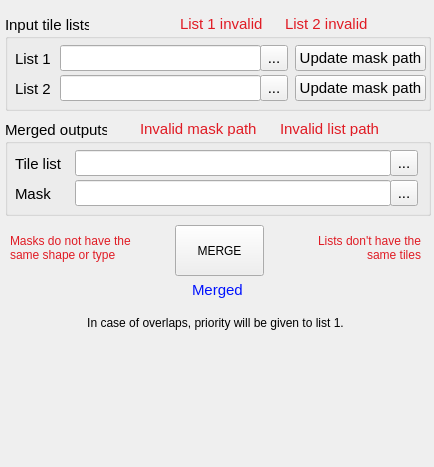
<?xml version="1.0" encoding="UTF-8"?>
<ui version="4.0">
 <class>QClassiPyMergeMasks</class>
 <widget class="QWidget" name="QClassiPyMergeMasks">
  <property name="geometry">
   <rect>
    <x>0</x>
    <y>0</y>
    <width>434</width>
    <height>467</height>
   </rect>
  </property>
  <property name="windowTitle">
   <string>Form</string>
  </property>
  <widget class="QGroupBox" name="list1_group">
   <property name="geometry">
    <rect>
     <x>5</x>
     <y>15</y>
     <width>426</width>
     <height>96</height>
    </rect>
   </property>
   <property name="font">
    <font>
     <pointsize>11</pointsize>
    </font>
   </property>
   <property name="title">
    <string>Input tile lists</string>
   </property>
   <property name="checkable">
    <bool>false</bool>
   </property>
   <property name="checked">
    <bool>false</bool>
   </property>
   <widget class="QToolButton" name="list1_browse">
    <property name="geometry">
     <rect>
      <x>255</x>
      <y>30</y>
      <width>28</width>
      <height>26</height>
     </rect>
    </property>
    <property name="text">
     <string>...</string>
    </property>
   </widget>
   <widget class="QLineEdit" name="list1_load">
    <property name="geometry">
     <rect>
      <x>55</x>
      <y>30</y>
      <width>201</width>
      <height>26</height>
     </rect>
    </property>
    <property name="focusPolicy">
     <enum>Qt::ClickFocus</enum>
    </property>
    <property name="text">
     <string/>
    </property>
    <property name="alignment">
     <set>Qt::AlignRight|Qt::AlignTrailing|Qt::AlignVCenter</set>
    </property>
   </widget>
   <widget class="QLabel" name="list1_err">
    <property name="geometry">
     <rect>
      <x>175</x>
      <y>0</y>
      <width>96</width>
      <height>16</height>
     </rect>
    </property>
    <property name="text">
     <string>&lt;html&gt;&lt;head/&gt;&lt;body&gt;&lt;p&gt;&lt;span style=&quot; color:#e01b24;&quot;&gt;List 1 invalid&lt;/span&gt;&lt;/p&gt;&lt;/body&gt;&lt;/html&gt;</string>
    </property>
   </widget>
   <widget class="QPushButton" name="list1_change_file">
    <property name="geometry">
     <rect>
      <x>290</x>
      <y>30</y>
      <width>131</width>
      <height>26</height>
     </rect>
    </property>
    <property name="text">
     <string>Update mask path</string>
    </property>
    <property name="autoDefault">
     <bool>false</bool>
    </property>
   </widget>
   <widget class="QLabel" name="list2_err">
    <property name="geometry">
     <rect>
      <x>280</x>
      <y>0</y>
      <width>91</width>
      <height>16</height>
     </rect>
    </property>
    <property name="text">
     <string>&lt;html&gt;&lt;head/&gt;&lt;body&gt;&lt;p&gt;&lt;span style=&quot; color:#e01b24;&quot;&gt;List 2 invalid&lt;/span&gt;&lt;/p&gt;&lt;/body&gt;&lt;/html&gt;</string>
    </property>
   </widget>
   <widget class="QLabel" name="label_3">
    <property name="geometry">
     <rect>
      <x>10</x>
      <y>35</y>
      <width>41</width>
      <height>17</height>
     </rect>
    </property>
    <property name="text">
     <string>List 1</string>
    </property>
   </widget>
   <widget class="QToolButton" name="list2_browse">
    <property name="geometry">
     <rect>
      <x>255</x>
      <y>60</y>
      <width>28</width>
      <height>26</height>
     </rect>
    </property>
    <property name="text">
     <string>...</string>
    </property>
   </widget>
   <widget class="QLabel" name="label_4">
    <property name="geometry">
     <rect>
      <x>10</x>
      <y>65</y>
      <width>41</width>
      <height>17</height>
     </rect>
    </property>
    <property name="text">
     <string>List 2</string>
    </property>
   </widget>
   <widget class="QPushButton" name="list2_change_file">
    <property name="geometry">
     <rect>
      <x>290</x>
      <y>60</y>
      <width>131</width>
      <height>26</height>
     </rect>
    </property>
    <property name="text">
     <string>Update mask path</string>
    </property>
    <property name="autoDefault">
     <bool>false</bool>
    </property>
   </widget>
   <widget class="QLineEdit" name="list2_load">
    <property name="geometry">
     <rect>
      <x>55</x>
      <y>60</y>
      <width>201</width>
      <height>26</height>
     </rect>
    </property>
    <property name="focusPolicy">
     <enum>Qt::ClickFocus</enum>
    </property>
    <property name="text">
     <string/>
    </property>
    <property name="alignment">
     <set>Qt::AlignRight|Qt::AlignTrailing|Qt::AlignVCenter</set>
    </property>
   </widget>
  </widget>
  <widget class="QGroupBox" name="list1_group_2">
   <property name="geometry">
    <rect>
     <x>5</x>
     <y>120</y>
     <width>426</width>
     <height>96</height>
    </rect>
   </property>
   <property name="font">
    <font>
     <pointsize>11</pointsize>
    </font>
   </property>
   <property name="title">
    <string>Merged outputs</string>
   </property>
   <property name="checkable">
    <bool>false</bool>
   </property>
   <property name="checked">
    <bool>false</bool>
   </property>
   <widget class="QToolButton" name="list_savebrowse">
    <property name="geometry">
     <rect>
      <x>385</x>
      <y>30</y>
      <width>28</width>
      <height>26</height>
     </rect>
    </property>
    <property name="text">
     <string>...</string>
    </property>
   </widget>
   <widget class="QLineEdit" name="list_save">
    <property name="geometry">
     <rect>
      <x>70</x>
      <y>30</y>
      <width>316</width>
      <height>26</height>
     </rect>
    </property>
    <property name="focusPolicy">
     <enum>Qt::ClickFocus</enum>
    </property>
    <property name="text">
     <string/>
    </property>
    <property name="alignment">
     <set>Qt::AlignRight|Qt::AlignTrailing|Qt::AlignVCenter</set>
    </property>
   </widget>
   <widget class="QLabel" name="label_5">
    <property name="geometry">
     <rect>
      <x>10</x>
      <y>35</y>
      <width>51</width>
      <height>17</height>
     </rect>
    </property>
    <property name="text">
     <string>Tile list</string>
    </property>
   </widget>
   <widget class="QToolButton" name="mask_savebrowse">
    <property name="geometry">
     <rect>
      <x>385</x>
      <y>60</y>
      <width>28</width>
      <height>26</height>
     </rect>
    </property>
    <property name="text">
     <string>...</string>
    </property>
   </widget>
   <widget class="QLabel" name="label_6">
    <property name="geometry">
     <rect>
      <x>10</x>
      <y>65</y>
      <width>41</width>
      <height>17</height>
     </rect>
    </property>
    <property name="text">
     <string>Mask</string>
    </property>
   </widget>
   <widget class="QLineEdit" name="mask_save">
    <property name="geometry">
     <rect>
      <x>70</x>
      <y>60</y>
      <width>316</width>
      <height>26</height>
     </rect>
    </property>
    <property name="focusPolicy">
     <enum>Qt::ClickFocus</enum>
    </property>
    <property name="text">
     <string/>
    </property>
    <property name="alignment">
     <set>Qt::AlignRight|Qt::AlignTrailing|Qt::AlignVCenter</set>
    </property>
   </widget>
   <widget class="QLabel" name="mask_saveerr">
    <property name="geometry">
     <rect>
      <x>135</x>
      <y>0</y>
      <width>126</width>
      <height>16</height>
     </rect>
    </property>
    <property name="text">
     <string>&lt;html&gt;&lt;head/&gt;&lt;body&gt;&lt;p&gt;&lt;span style=&quot; color:#e01b24;&quot;&gt;Invalid mask path&lt;/span&gt;&lt;/p&gt;&lt;/body&gt;&lt;/html&gt;</string>
    </property>
   </widget>
   <widget class="QLabel" name="list_saveerr">
    <property name="geometry">
     <rect>
      <x>275</x>
      <y>0</y>
      <width>126</width>
      <height>16</height>
     </rect>
    </property>
    <property name="text">
     <string>&lt;html&gt;&lt;head/&gt;&lt;body&gt;&lt;p&gt;&lt;span style=&quot; color:#e01b24;&quot;&gt;Invalid list path&lt;/span&gt;&lt;/p&gt;&lt;/body&gt;&lt;/html&gt;</string>
    </property>
   </widget>
  </widget>
  <widget class="QPushButton" name="merge_button">
   <property name="geometry">
    <rect>
     <x>175</x>
     <y>225</y>
     <width>89</width>
     <height>51</height>
    </rect>
   </property>
   <property name="text">
    <string>MERGE</string>
   </property>
  </widget>
  <widget class="QLabel" name="tile_err">
   <property name="geometry">
    <rect>
     <x>310</x>
     <y>220</y>
     <width>111</width>
     <height>56</height>
    </rect>
   </property>
   <property name="text">
    <string>&lt;html&gt;&lt;head/&gt;&lt;body&gt;&lt;p&gt;&lt;span style=&quot; color:#e01b24;&quot;&gt;Lists don't have the same tiles&lt;/span&gt;&lt;/p&gt;&lt;/body&gt;&lt;/html&gt;</string>
   </property>
   <property name="alignment">
    <set>Qt::AlignRight|Qt::AlignTrailing|Qt::AlignVCenter</set>
   </property>
   <property name="wordWrap">
    <bool>true</bool>
   </property>
  </widget>
  <widget class="QLabel" name="shape_err">
   <property name="geometry">
    <rect>
     <x>10</x>
     <y>220</y>
     <width>136</width>
     <height>56</height>
    </rect>
   </property>
   <property name="text">
    <string>&lt;html&gt;&lt;head/&gt;&lt;body&gt;&lt;p&gt;&lt;span style=&quot; color:#e01b24;&quot;&gt;Masks do not have the same shape or type&lt;/span&gt;&lt;/p&gt;&lt;/body&gt;&lt;/html&gt;</string>
   </property>
   <property name="wordWrap">
    <bool>true</bool>
   </property>
  </widget>
  <widget class="QLabel" name="label">
   <property name="geometry">
    <rect>
     <x>45</x>
     <y>300</y>
     <width>341</width>
     <height>46</height>
    </rect>
   </property>
   <property name="text">
    <string>In case of overlaps, priority will be given to list 1.</string>
   </property>
   <property name="alignment">
    <set>Qt::AlignCenter</set>
   </property>
  </widget>
  <widget class="QLabel" name="merged_message">
   <property name="geometry">
    <rect>
     <x>192</x>
     <y>280</y>
     <width>56</width>
     <height>21</height>
    </rect>
   </property>
   <property name="font">
    <font>
     <pointsize>11</pointsize>
    </font>
   </property>
   <property name="text">
    <string>&lt;html&gt;&lt;head/&gt;&lt;body&gt;&lt;p&gt;&lt;span style=&quot; color:#0112fe;&quot;&gt;Merged&lt;/span&gt;&lt;/p&gt;&lt;/body&gt;&lt;/html&gt;</string>
   </property>
  </widget>
 </widget>
 <resources/>
 <connections/>
</ui>
